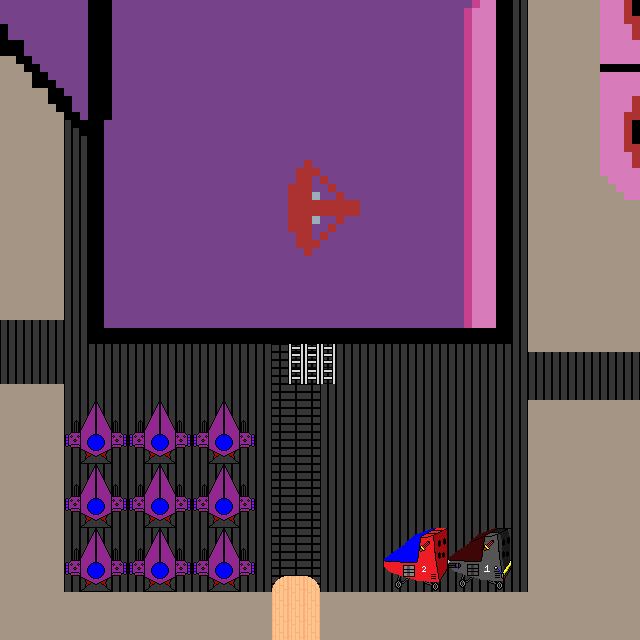

This is a level from a 2D game, rendered from its Tiled map with the project's own tilesets. A one-line summary and the map file follow, with tile-layer data summarised:
An orthogonal 40x40 tile map with 16x16 px tiles, 3 tile layers (Tile Layer 1, Tile Layer 3, Tile Layer 2), 7 tilesets.

<map version="1.10" tiledversion="1.10.1" orientation="orthogonal" renderorder="right-down" width="40" height="40" tilewidth="16" tileheight="16" infinite="0" nextlayerid="4" nextobjectid="1">
 <tileset firstgid="1" source="ground tlst3.tsx" />
 <tileset firstgid="55" source="ground tlst6.tsx" />
 <tileset firstgid="109" source="shuttle.tsx" />
 <tileset firstgid="1133" source="temporal knife main.tsx" />
 <tileset firstgid="32109" source="building tileset1.tsx" />
 <tileset firstgid="32197" source="temporal fighters.tsx" />
 <tileset firstgid="32213" source="ground tlst2.tsx" />
 <layer id="1" name="Tile Layer 1" width="40" height="40">
  <data>[1600 cells, 1600 non-empty, 4 distinct tile ids]</data>
 </layer>
 <layer id="3" name="Tile Layer 3" width="40" height="40">
  <data>[1600 cells, 117 non-empty, 14 distinct tile ids]</data>
 </layer>
 <layer id="2" name="Tile Layer 2" width="40" height="40">
  <data>[1600 cells, 993 non-empty, 993 distinct tile ids]</data>
 </layer>
</map>
